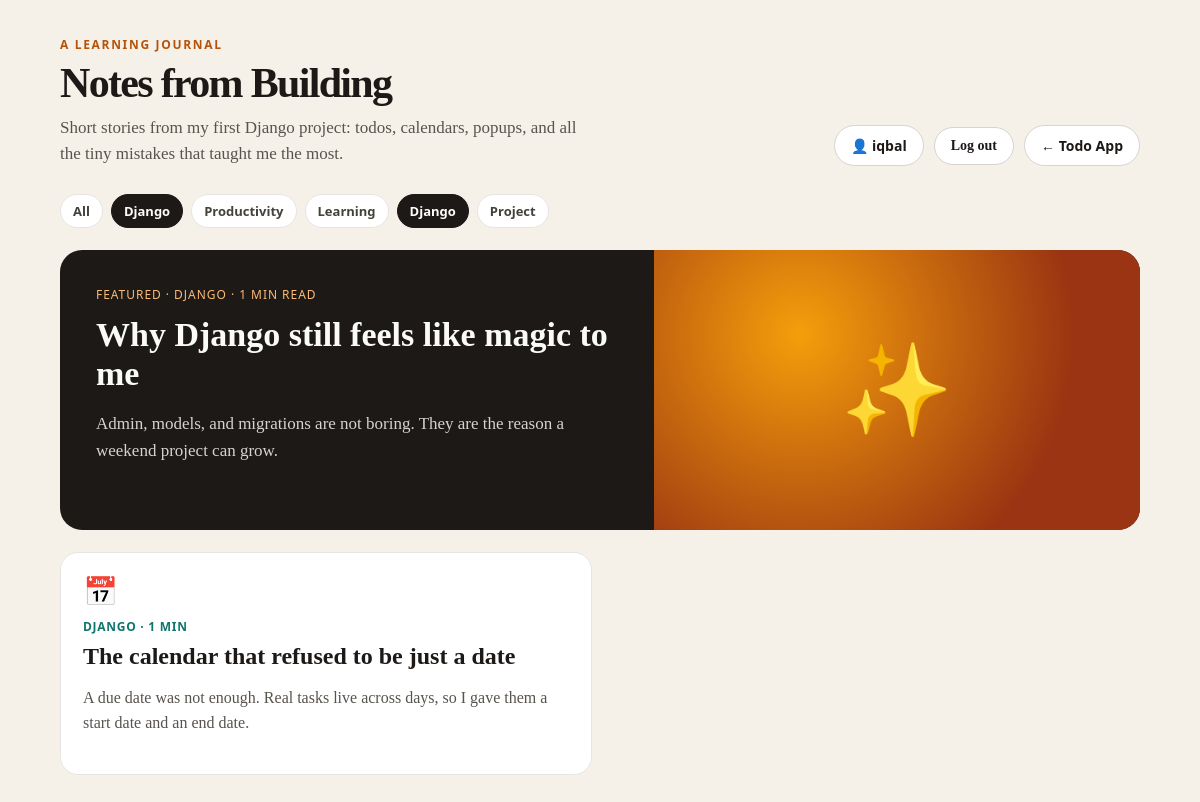
Screenshot of /blog/?category=django (signed in) with the database file from the repository.
### blog/models.py (models this page shows, shortened)
class Post(models.Model):
    CATEGORY_CHOICES = [
        ("django", "Django"),
        ("productivity", "Productivity"),
        ("learning", "Learning"),
        ("project", "Project Notes"),
    ]
    title = models.CharField(max_length=200)
    slug = models.SlugField(unique=True)
    excerpt = models.CharField(max_length=280)
    content = models.TextField()
    category = models.CharField(max_length=32, choices=CATEGORY_CHOICES, default="learning")
    emoji = models.CharField(max_length=8, default="📝")
    featured = models.BooleanField(default=False)
    published = models.BooleanField(default=True)
    created_at = models.DateTimeField(auto_now_add=True)
    class Meta:
        ordering = ["-created_at"]
    def reading_time(self):
        words = len(self.content.split())
        return max(1, round(words / 180))

### blog/views.py (the view)
# urls.py: path("", views.blog, name="blog"),
def blog(request):
    posts = Post.objects.filter(published=True)
    category = request.GET.get("category")
    if category:
        posts = posts.filter(category=category)
    featured = posts.filter(featured=True).first() or posts.first()
    others = posts.exclude(pk=featured.pk) if featured else posts.none()
    categories = (
        Post.objects.filter(published=True)
        .values_list("category", flat=True)
        .distinct()
    )
    return render(
        request,
        "blogs/blog.html",
        {
            "featured": featured,
            "posts": others,
            "categories": categories,
            "active_category": category or "",
        },
    )

### blog/templates/blogs/blog.html (shortened to what this page needs)
<!DOCTYPE html>
<html lang="en">
<head>
</head>
<body>
<div class="wrap">
    <div class="top">
        <div>
            <p class="kicker">A learning journal</p>
            <h1>Notes from Building</h1>
            <p class="intro">
                Short stories from my first Django project: todos, calendars,
                popups, and all the tiny mistakes that taught me the most.
            </p>
        </div>
        <div style="display:flex;gap:10px;flex-wrap:wrap;align-items:center;">
            {% if user.is_authenticated %}
                <span class="nav-link">👤 {{ user.username }}</span>
                <form method="post" action="{% url 'logout' %}" style="margin:0;">
                    <button type="submit" class="nav-link" style="cursor:pointer;font-family:inherit;">Log out</button>
                </form>
            {% else %}
                <a class="nav-link" href="{% url 'login' %}">Log in</a>
                <a class="nav-link" href="{% url 'signup' %}">Sign up</a>
            {% endif %}
            <a class="nav-link" href="{% url 'home' %}">← Todo App</a>
        </div>
    </div>
    <div class="filters">
        <a class="chip {% if not active_category %}active{% endif %}" href="{% url 'blog:blog' %}">All</a>
        {% for category in categories %}
            <a
                class="chip {% if active_category == category %}active{% endif %}"
                href="{% url 'blog:blog' %}?category={{ category }}"
            >
                {{ category|title }}
            </a>
        {% endfor %}
    </div>
    {% if featured %}
        <a class="featured" href="{% url 'blog:post_detail' featured.slug %}">
            <div class="featured-copy">
                <div class="meta">
                    Featured · {{ featured.get_category_display }} · {{ featured.reading_time }} min read
                </div>
                <h2>{{ featured.title }}</h2>
                <p>{{ featured.excerpt }}</p>
            </div>
            <div class="featured-art">{{ featured.emoji }}</div>
        </a>
    {% endif %}
    {% if posts %}
        <div class="grid">
            {% for post in posts %}
                <a class="card" href="{% url 'blog:post_detail' post.slug %}">
                    <div class="emoji">{{ post.emoji }}</div>
                    <div class="meta">{{ post.get_category_display }} · {{ post.reading_time }} min</div>
                    <h3>{{ post.title }}</h3>
                    <p>{{ post.excerpt }}</p>
                </a>
            {% endfor %}
        </div>
    {% elif not featured %}
        <div class="empty">No posts yet. Add one from the Django admin.</div>
    {% endif %}
</div>
</body>
</html>

### blog/templates/blogs/blog.html (style rules this page uses)
* { box-sizing: border-box; }
body { margin: 0; min-height: 100vh; font-family: Georgia, "Times New Roman", serif; background: #f6f1e8; color: #1c1917; }
.wrap { width: 94%; max-width: 1080px; margin: 36px auto 70px; }
.top { display: flex; justify-content: space-between; align-items: flex-end; gap: 16px; margin-bottom: 28px; }
.kicker { margin: 0 0 6px; font-family: "Segoe UI", sans-serif; font-size: 12px; font-weight: 800; letter-spacing: 0.14em; text-transform: uppercase; color: #b45309; }
h1 { margin: 0; font-size: 42px; letter-spacing: -0.04em; }
.intro { margin: 8px 0 0; max-width: 520px; color: #57534e; font-size: 17px; line-height: 1.5; }
.nav-link { font-family: "Segoe UI", sans-serif; text-decoration: none; color: #1c1917; border: 1px solid #d6d3d1; background: #fff; border-radius: 999px; padding: 10px 16px; font-weight: 700; font-size: 14px; }
.filters { display: flex; flex-wrap: wrap; gap: 8px; margin-bottom: 22px; font-family: "Segoe UI", sans-serif; }
.chip { text-decoration: none; color: #44403c; background: #fff; border: 1px solid #e7e5e4; border-radius: 999px; padding: 7px 12px; font-size: 13px; font-weight: 700; }
.chip.active { background: #1c1917; color: #fff; border-color: #1c1917; }
.featured { display: grid; grid-template-columns: 1.1fr 0.9fr; background: #1c1917; color: #fafaf9; border-radius: 22px; overflow: hidden; min-height: 280px; text-decoration: none; margin-bottom: 22px; }
.featured-copy { padding: 36px; }
.featured-copy .meta { font-family: "Segoe UI", sans-serif; font-size: 12px; letter-spacing: 0.08em; text-transform: uppercase; color: #fdba74; margin-bottom: 12px; }
.featured-copy h2 { margin: 0; font-size: 34px; line-height: 1.15; }
.featured-copy p { color: #d6d3d1; font-size: 17px; line-height: 1.6; }
.featured-art { display: flex; align-items: center; justify-content: center; font-size: 90px; background: radial-gradient(circle at 30% 30%, #f59e0b, #9a3412 70%); }
.grid { display: grid; grid-template-columns: repeat(2, 1fr); gap: 16px; }
.card { background: #fff; border: 1px solid #e7e5e4; border-radius: 18px; padding: 22px; text-decoration: none; color: inherit; display: block; transition: transform 0.15s ease, box-shadow 0.15s ease; }
.card .emoji { font-size: 28px; }
.card .meta { font-family: "Segoe UI", sans-serif; font-size: 12px; font-weight: 800; color: #0f766e; text-transform: uppercase; letter-spacing: 0.06em; margin: 10px 0 8px; }
.card h3 { margin: 0; font-size: 24px; }
.card p { color: #57534e; line-height: 1.55; }

### rows the page displays
Post: category "DJANGO", reading_time "1", title "Why Django still feels like magic to me", excerpt "Admin, models, and migrations are not boring. They are the reason a weekend project can grow.", emoji "✨"
Post: emoji "📅", category "DJANGO", reading_time "1", title "The calendar that refused to be just a date", excerpt "A due date was not enough. Real tasks live across days, so I gave them a start date and an end date."

### other values shown
{{ user.username }} "iqbal"
{{ category|title }} "Django" "Productivity" "Learning" "Django" "Project"
